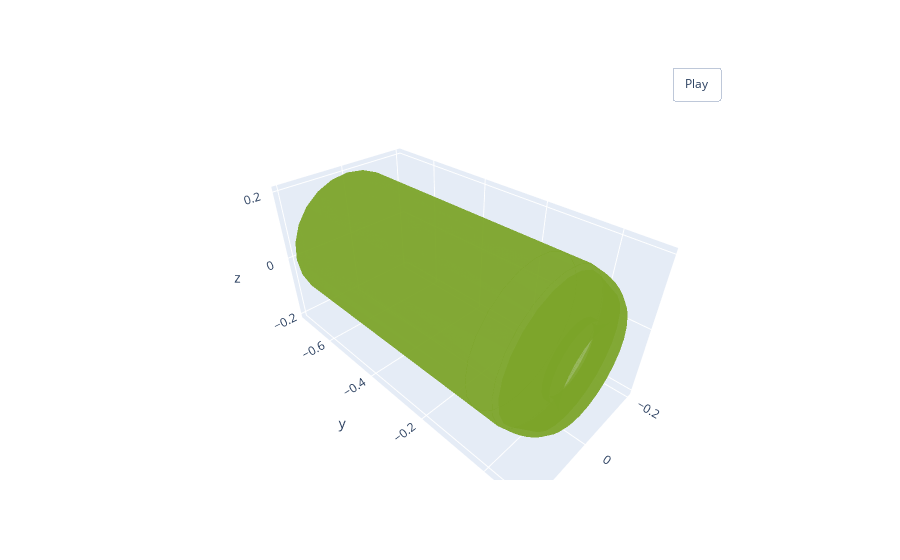

Here is the notebook cell this chart was saved with:
### Code cell
visualize_rotate([go.Mesh3d(x=x, y=y, z=z, color='yellowgreen', opacity=0.50, i=i,j=j,k=k)]).show()

### Figure 1 — Plotly figure (JSON) as saved in the notebook; plotly's stock layout.template omitted (floating-point values rounded to 4 significant figures; data arrays with more than 128 entries replaced by an {"elided": "..."} marker saying what was removed)
{"data": [{"color": "yellowgreen", "i": {"elided": "3404 int values"}, "j": {"elided": "3404 int values"}, "k": {"elided": "3404 int values"}, "opacity": 0.5, "type": "mesh3d", "x": {"elided": "888 float values"}, "y": {"elided": "888 float values"}, "z": {"elided": "888 float values"}}], "layout": {"updatemenus": [{"buttons": [{"args": [null, {"frame": {"duration": 50, "redraw": true}, "fromcurrent": true, "mode": "immediate", "transition": {"duration": 0}}], "label": "Play", "method": "animate"}], "pad": {"r": 10, "t": 45}, "showactive": false, "type": "buttons", "x": 0.8, "xanchor": "left", "y": 1, "yanchor": "bottom"}]}}
